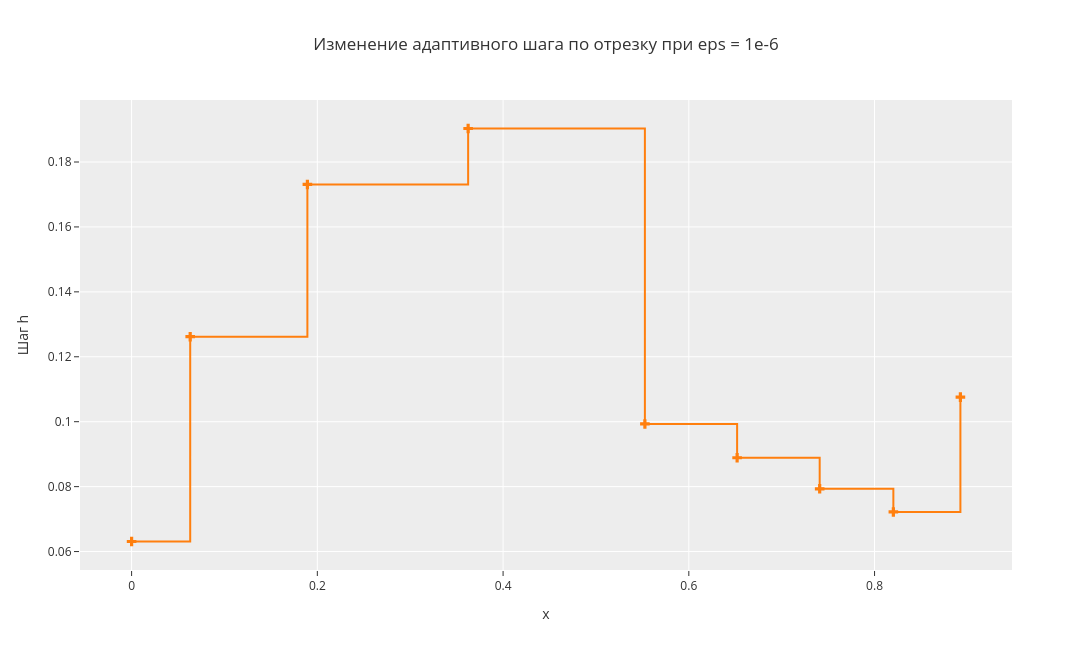

This figure's notebook cell:
### Code cell
# 4. График изменения адаптивного шага по отрезку при eps = 1e-6
fig_step = go.Figure()

fig_step.add_trace(
    go.Scatter(
        x=step_size_df["x"],
        y=step_size_df["h"],
        mode="lines+markers",
        name="Шаг интегрирования h(x)",
        marker=dict(size=8, symbol="cross", color="#ff7f0e"),
        line=dict(width=2, color="#ff7f0e", shape="hv")
    )
)

fig_step.update_layout(
    title="Изменение адаптивного шага по отрезку при eps = 1e-6",
    xaxis_title="x",
    yaxis_title="Шаг h",
    template="ggplot2",
    hovermode="x unified",
    height=650,
    width=1200
)

fig_step.show()

### Figure 1 — Plotly figure (JSON) as saved in the notebook; plotly's stock layout.template omitted (floating-point values rounded to 4 significant figures)
{"data": [{"line": {"color": "#ff7f0e", "shape": "hv", "width": 2}, "marker": {"color": "#ff7f0e", "size": 8, "symbol": "cross"}, "mode": "lines+markers", "name": "Шаг интегрирования h(x)", "type": "scatter", "x": [0.0, 0.0631, 0.1893, 0.3624, 0.5527, 0.652, 0.7409, 0.8202, 0.8924], "y": [0.0631, 0.1262, 0.1731, 0.1903, 0.0993, 0.0889, 0.07933, 0.07219, 0.1076]}], "layout": {"height": 650, "hovermode": "x unified", "title": {"text": "Изменение адаптивного шага по отрезку при eps = 1e-6"}, "width": 1200, "xaxis": {"title": {"text": "x"}}, "yaxis": {"title": {"text": "Шаг h"}}}}
